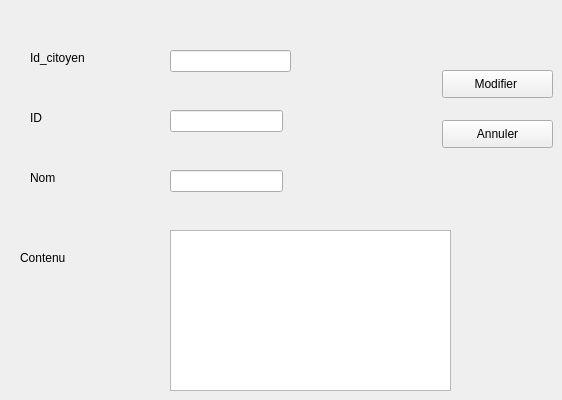
        <widget class="QWidget" name="tab_7">
         <attribute name="icon">
          <iconset resource="images.qrc">
           <normaloff>:/temoin.jpg</normaloff>:/temoin.jpg</iconset>
         </attribute>
         <attribute name="title">
          <string> Modifier témoignage</string>
         </attribute>
         <widget class="QLabel" name="label_63">
          <property name="geometry">
           <rect>
            <x>30</x>
            <y>50</y>
            <width>81</width>
            <height>16</height>
           </rect>
          </property>
          <property name="text">
           <string>Id_citoyen</string>
          </property>
         </widget>
         <widget class="QLabel" name="label_64">
          <property name="geometry">
           <rect>
            <x>30</x>
            <y>110</y>
            <width>56</width>
            <height>16</height>
           </rect>
          </property>
          <property name="text">
           <string>ID</string>
          </property>
         </widget>
         <widget class="QLabel" name="label_65">
          <property name="geometry">
           <rect>
            <x>30</x>
            <y>170</y>
            <width>56</width>
            <height>16</height>
           </rect>
          </property>
          <property name="text">
           <string>Nom</string>
          </property>
         </widget>
         <widget class="QLabel" name="label_66">
          <property name="geometry">
           <rect>
            <x>20</x>
            <y>250</y>
            <width>56</width>
            <height>16</height>
           </rect>
          </property>
          <property name="text">
           <string>Contenu</string>
          </property>
         </widget>
         <widget class="QLineEdit" name="lineEdit_9">
          <property name="geometry">
           <rect>
            <x>170</x>
            <y>50</y>
            <width>121</width>
            <height>22</height>
           </rect>
          </property>
         </widget>
         <widget class="QLineEdit" name="lineEdit_10">
          <property name="geometry">
           <rect>
            <x>170</x>
            <y>110</y>
            <width>113</width>
            <height>22</height>
           </rect>
          </property>
         </widget>
         <widget class="QLineEdit" name="lineEdit_11">
          <property name="geometry">
           <rect>
            <x>170</x>
            <y>170</y>
            <width>113</width>
            <height>22</height>
           </rect>
          </property>
         </widget>
         <widget class="QTextEdit" name="textEdit_3">
          <property name="geometry">
           <rect>
            <x>170</x>
            <y>230</y>
            <width>281</width>
            <height>161</height>
           </rect>
          </property>
         </widget>
         <widget class="QPushButton" name="pushButton_7">
          <property name="geometry">
           <rect>
            <x>442</x>
            <y>70</y>
            <width>111</width>
            <height>28</height>
           </rect>
          </property>
          <property name="text">
           <string>Modifier </string>
          </property>
         </widget>
         <widget class="QPushButton" name="pushButton_9">
          <property name="geometry">
           <rect>
            <x>442</x>
            <y>120</y>
            <width>111</width>
            <height>28</height>
           </rect>
          </property>
          <property name="text">
           <string>Annuler</string>
          </property>
         </widget>
        </widget>
